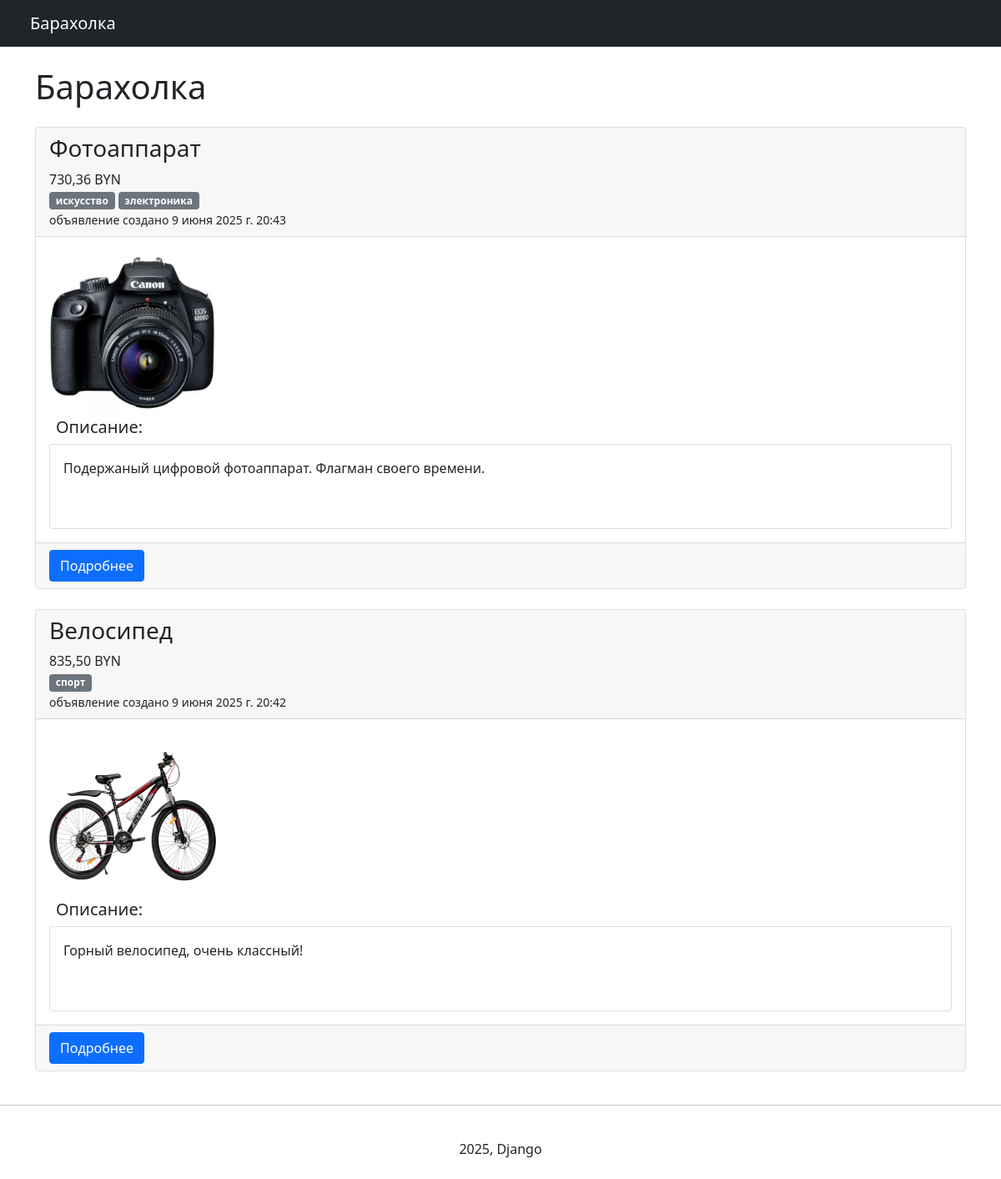
The page / on the database its author committed.
### shop/models.py (models this page shows, shortened)
class Product(models.Model):
    name = models.CharField(max_length=50, verbose_name="Название")
    price = models.DecimalField(max_digits=10, decimal_places=2, verbose_name="Цена")
    description = models.TextField(verbose_name="Описание", null=True, blank=True)
    created_at = models.DateTimeField(auto_now_add=True)
    updated_at = models.DateTimeField(auto_now=True)
    categories = models.ManyToManyField(Category, verbose_name="Категория")
    slug = models.SlugField(
        max_length=50,
        unique=True,
        null=True,
        verbose_name="Уникальный URL",
        help_text="Короткая метка для контента, содержащая только буквы, цифры, подчеркивания (_) или дефисы (-)",
    )
    image = models.ImageField(
        upload_to="images/products", verbose_name="Изображение", null=True, blank=True
    )
    is_active = models.BooleanField(default=True, verbose_name="Товар активен")
    @property
    def cats(self):
        return [cat.name for cat in self.categories.all()]
    class Meta:
        verbose_name = "товар"
        verbose_name_plural = "Товары"

class Category(models.Model):
    name = models.CharField(max_length=50, verbose_name="Название")
    slug = models.SlugField(
        max_length=50,
        unique=True,
        verbose_name="Уникальный URL",
        help_text="Короткая метка для контента, содержащая только буквы, цифры, подчеркивания (_) или дефисы (-)",
    )
    class Meta:
        verbose_name = "категория"
        verbose_name_plural = "Категории"

### shop/views.py (the view)
# urls.py: path('', views.index, name='index'),
def index(request):
    products = Product.objects.all().order_by("-created_at")
    return render(request, "index.html", {"products": products})

### shop/templates/index.html
{% extends 'base.html' %}
{% block content %}
  {% if products %}
    <h1 class="mt-4">Барахолка</h1>
    {% for product in products %}
      {% if product.is_active %}
        <div class="card mt-4">
          <div class="card-header">
            <h3>{{ product.name }}</h3> {{ product.price }} BYN
            <br />
            {% for cat in product.cats %}
              <div class="badge bg-secondary">{{ cat }}</div>
            {% endfor %}
            <br /> <small>объявление создано {{ product.created_at }}</small>
          </div>
          <div class="card-body">
            <div class="row">
              <div class="col-md-2">
                <img src="{{ product.image.url }}" style="height: 200px; width: 200px;" alt="{{ product.name }}" />
              </div>
              <div class="col">
                <h5 class="ms-2">Описание:</h5>
                <div class="card">
                  <div class="card-body" style="width: 1000px; height: 100px;">{{ product.description }}</div>
                </div>
              </div>
            </div>
          </div>
          <div class="card-footer">
            <a href="{% url 'product_detail' product.slug %}" class="btn btn-primary">Подробнее</a>
          </div>
        </div>
      {% endif %}
    {% endfor %}
  {% else %}
    <h1>Товаров нет</h1>
  {% endif %}
{% endblock %}

### shop/templates/base.html (shortened to what this page needs)
{% load static %}
<!DOCTYPE html>
<html lang="ru">
  <head>
    <link href="https://cdn.jsdelivr.net/npm/bootstrap@5.0.2/dist/css/bootstrap.min.css" rel="stylesheet" />
  </head>
  <body>
    <div class="navbar navbar-expand-sm bg-dark navbar-dark">
      <div class="container ms-4">
        <a href="{% url "index" %}" class="navbar-brand">Барахолка</a>
      </div>
    </div>
    <div class="container">
      {% block content %}
      {% endblock %}
      <br>
    </div>
    <footer>
      <hr /><br /><center>2025, Django</center><br />
    </footer>
  </body>
</html>

### rows shown on the page
Product: name "Фотоаппарат", price "730,36", created_at "9 июня 2025 г. 20:43", image (picture), description "Подержаный цифровой фотоаппарат. Флагман своего времени."
Category: cats "искусство"
Category: cats "электроника"
Product: name "Велосипед", price "835,50", created_at "9 июня 2025 г. 20:42", image (picture), description "Горный велосипед, очень классный!"
Category: cats "спорт"
